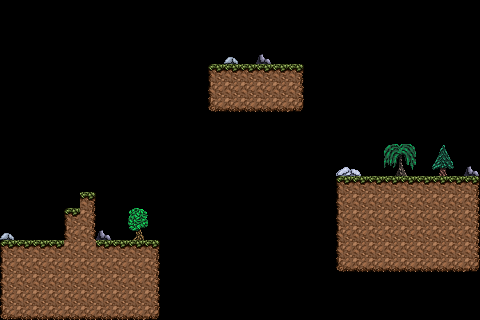

Below is a game level as drawn by its tile map, then a one-line description and the .tmx file that defines it, in full:
An orthogonal 30x20 tile map with 16x16 px tiles, 1 tile layer (Tile Layer 1).

<map version="1.10" tiledversion="1.11.0" orientation="orthogonal" renderorder="right-down" width="30" height="20" tilewidth="16" tileheight="16" infinite="0" nextlayerid="2" nextobjectid="1">
 <tileset firstgid="1" source="base_tileset.tsx" />
 <layer id="1" name="Tile Layer 1" width="30" height="20">
  <data encoding="csv">
0,0,0,0,0,0,0,0,0,0,0,0,0,0,0,0,0,0,0,0,0,0,0,0,0,0,0,0,0,0,
0,0,0,0,0,0,0,0,0,0,0,0,0,0,0,0,0,0,0,0,0,0,0,0,0,0,0,0,0,0,
0,0,0,0,0,0,0,0,0,0,0,0,0,0,0,0,0,0,0,0,0,0,0,0,0,0,0,0,0,0,
0,0,0,0,0,0,0,0,0,0,0,0,0,0,63,0,64,0,0,0,0,0,0,0,0,0,0,0,0,0,
0,0,0,0,0,0,0,0,0,0,0,0,0,1,2,2,2,2,3,0,0,0,0,0,0,0,0,0,0,0,
0,0,0,0,0,0,0,0,0,0,0,0,0,21,22,22,22,22,23,0,0,0,0,0,0,0,0,0,0,0,
0,0,0,0,0,0,0,0,0,0,0,0,0,41,42,42,42,42,43,0,0,0,0,0,0,0,0,0,0,0,
0,0,0,0,0,0,0,0,0,0,0,0,0,0,0,0,0,0,0,0,0,0,0,0,0,0,0,0,0,0,
0,0,0,0,0,0,0,0,0,0,0,0,0,0,0,0,0,0,0,0,0,0,0,0,0,0,0,0,0,0,
0,0,0,0,0,0,0,0,0,0,0,0,0,0,0,0,0,0,0,0,0,0,0,0,83,84,0,85,86,0,
0,0,0,0,0,0,0,0,0,0,0,0,0,0,0,0,0,0,0,0,0,61,62,0,103,104,0,105,106,64,
0,0,0,0,0,0,0,0,0,0,0,0,0,0,0,0,0,0,0,0,0,1,2,2,2,2,2,2,2,3,
0,0,0,0,0,3,0,0,0,0,0,0,0,0,0,0,0,0,0,0,0,21,22,22,22,22,22,22,22,23,
0,0,0,0,1,23,0,0,81,82,0,0,0,0,0,0,0,0,0,0,0,21,22,22,22,22,22,22,22,23,
63,0,0,0,21,23,64,0,101,102,0,0,0,0,0,0,0,0,0,0,0,21,22,22,22,22,22,22,22,23,
1,2,2,2,22,22,2,2,2,3,0,0,0,0,0,0,0,0,0,0,0,21,22,22,22,22,22,22,22,23,
21,22,22,22,22,22,22,22,22,23,0,0,0,0,0,0,0,0,0,0,0,41,42,42,42,42,42,42,42,43,
21,22,22,22,22,22,22,22,22,23,0,0,0,0,0,0,0,0,0,0,0,0,0,0,0,0,0,0,0,0,
21,22,22,22,22,22,22,22,22,23,0,0,0,0,0,0,0,0,0,0,0,0,0,0,0,0,0,0,0,0,
41,42,42,42,42,42,42,42,42,43,0,0,0,0,0,0,0,0,0,0,0,0,0,0,0,0,0,0,0,0
</data>
 </layer>
</map>